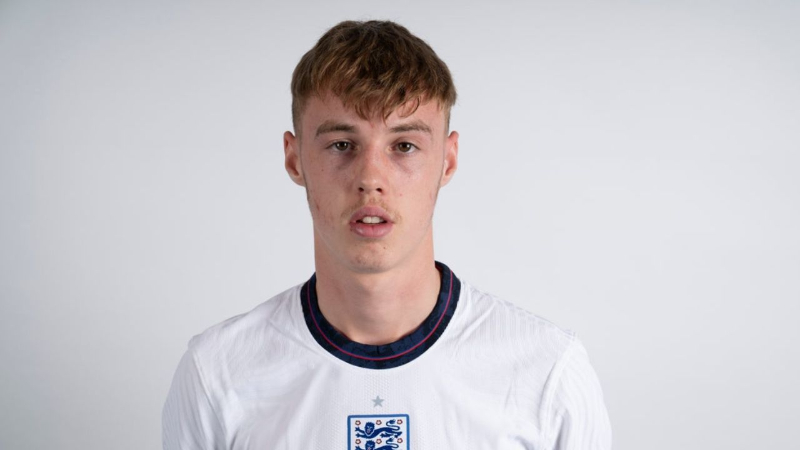
#> input picture dataset/Cole Palmer/Cole Palmer.jpg, 800 x 450 px
$ jupyter execute --allow-errors Face_recognition.ipynb   (shell and % lines are left out)
#> lines starting #> are read from the running program, lines starting #| are printed output that depends on the picture; after the words box and inside, x2 and y2 are one past the last pixel; in counts of white or black regions, pixels touching at a corner belong together
[cell 1]
import numpy as np
import cv2
import matplotlib
from matplotlib import pyplot as plt

[cell 2]
img = cv2.imread('./dataset/Cole Palmer/Cole Palmer.jpg')
#> img is the input picture: shape (450, 800, 3); mean B, G, R 203.7, 199.7, 203.3
img.shape
#> Out = (450, 800, 3)

[cell 3]
plt.imshow(img)
plt.show()

[cell 4]
gray = cv2.cvtColor(img, cv2.COLOR_BGR2GRAY)
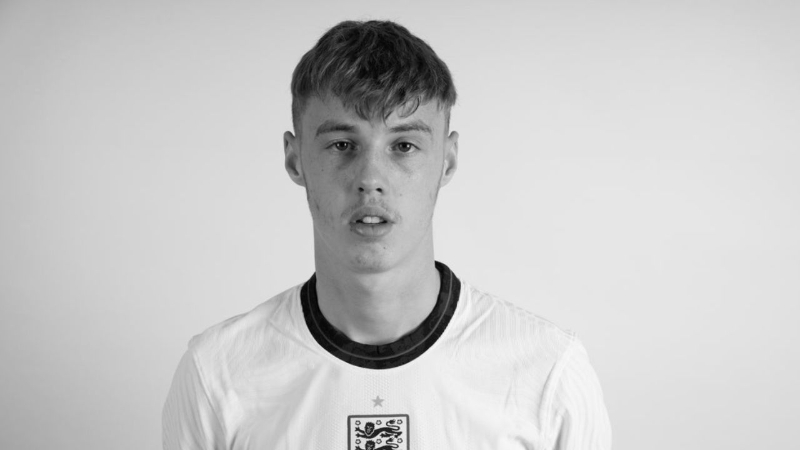
#> gray: shape (450, 800); min 2, max 249, mean 201.1
gray.shape
#> Out = (450, 800)

I changed it to two dimensional photo

[cell 5]
plt.imshow(gray, cmap="gray")
plt.show()

[cell 6]
face_cascade = cv2.CascadeClassifier('./opencv/haarcascades/haarcascade_frontalface_default.xml')
eye_cascade = cv2.CascadeClassifier('./opencv/haarcascades/haarcascade_eye.xml')

faces = face_cascade.detectMultiScale(gray)
#> faces = [[289, 83, 172, 172]]

[cell 7]
(x, y, w, h) = faces[0]
#> x = 289; y = 83; w = 172; h = 172

[cell 8]
face_img = cv2.rectangle(img, (x, y), (x+w, y+h), (255, 0, 0), 2)
plt.imshow(face_img)
plt.axis('off')
plt.show()

[cell 9]
faces = face_cascade.detectMultiScale(gray, 1.3, 5)
#> faces = [[279, 77, 189, 189]]
for (x,y,w,h) in faces:
    img = cv2.rectangle(img,(x,y),(x+w,y+h),(255,0,0),2)
    roi_gray = gray[y:y+h, x:x+w]
    roi_color = img[y:y+h, x:x+w]
    eyes = eye_cascade.detectMultiScale(roi_gray)
    for (ex,ey,ew,eh) in eyes:
        cv2.rectangle(roi_color,(ex,ey),(ex+ew,ey+eh),(0,255,0),2)
#> this loop made 1 pass
#> (x, y, w, h, eyes) on pass 1: (279, 77, 189, 189, [[102, 49, 43, 43], [38, 48, 47, 47], [63, 118, 53, 53]])
#> pass 1, `img = cv2.rectangle(img,(x,y),(x+w,y+h),(255,0,0),2)`:
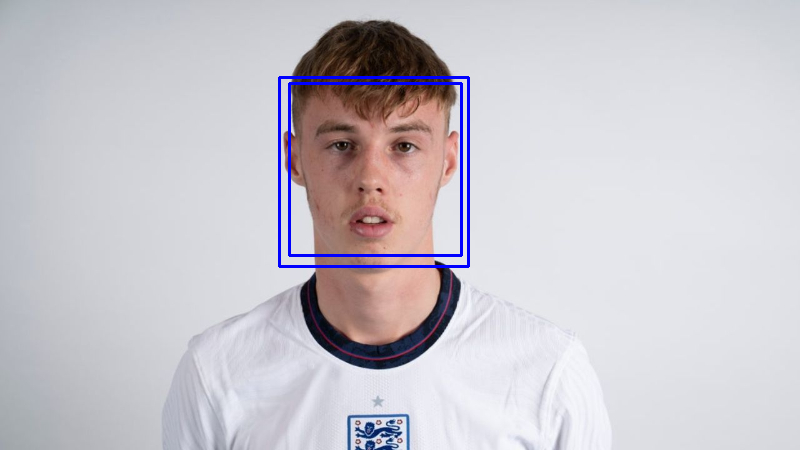
#> img: shape (450, 800, 3); mean B, G, R 204.9, 197.7, 201.2
#> pass 1, `roi_gray = gray[y:y+h, x:x+w]`:
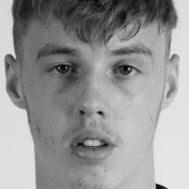
#> roi_gray: shape (189, 189); min 2, max 233, mean 149.2
#> after the loop:
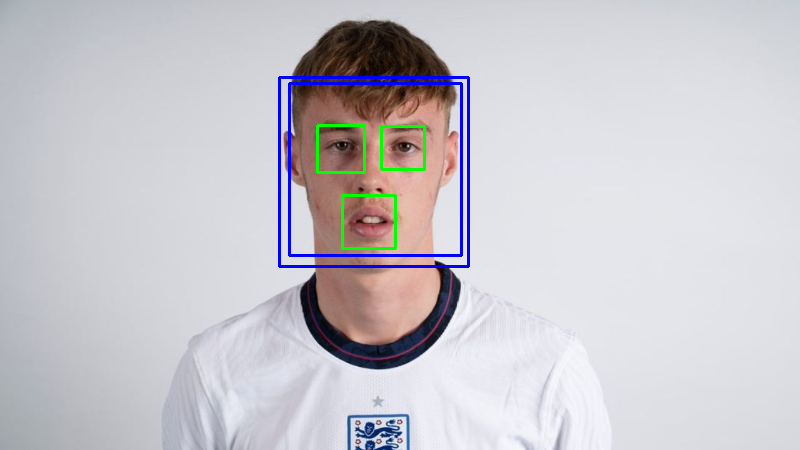
#> img: shape (450, 800, 3); 0.47% of pixels changed, all inside (x1, y1, x2, y2) = (316, 124, 426, 250)
#> after the loop:
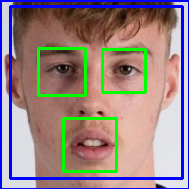
#> roi_color: shape (189, 189, 3); mean B, G, R 134.9, 131.8, 150.2

plt.imshow(img)
plt.show()

[cell 10]
def detect_faces_that_have_two_eyes(image_path):
#> called with image_path = './dataset/Cole Palmer/Cole Palmer.jpg'
    img = cv2.imread(image_path)
    gray = cv2.cvtColor(img, cv2.COLOR_BGR2GRAY)
    faces = face_cascade.detectMultiScale(gray, 1.3, 5)
#> faces = [[279, 77, 189, 189]]
    for (x,y,w,h) in faces:
        roi_gray = gray[y:y+h, x:x+w]
        roi_color = img[y:y+h, x:x+w]
        eyes = eye_cascade.detectMultiScale(roi_gray)
        if len(eyes) >= 2:
            return roi_color
#> this loop made 1 pass
#> pass 1, in detect_faces_that_have_two_eyes, `roi_color = img[y:y+h, x:x+w]`:
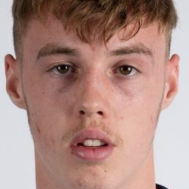
#> roi_color: shape (189, 189, 3); mean B, G, R 131.6, 140, 174.1

[cell 11]
original_img = cv2.imread('./dataset/Cole Palmer/Cole Palmer.jpg')
plt.imshow(original_img)

[cell 12]
cropped_img = detect_faces_that_have_two_eyes('./dataset/Cole Palmer/Cole Palmer.jpg')
plt.imshow(cropped_img)

[cell 13]
img_no_two_eyes = cv2.imread('./dataset/Cole Palmer/Cole.jpg')
#> (the rest of this cell did not finish here and is left out)

[cell 14]
import os

img_dirs = []
for entry in os.scandir('./dataset'):
    if entry.is_dir():
        img_dirs.append(entry.path)

img_dirs

[cell 15]
cropped_img_dirs = []
player_files_names ={}

for img_dir in img_dirs:
    count = 1
    player_name = (img_dir.split('/')[-1]).split('\\')[-1]
    print(player_name)
    player_files_names[player_name] = []

    for entry in os.scandir(img_dir):
        roi_color = detect_faces_that_have_two_eyes(entry.path)
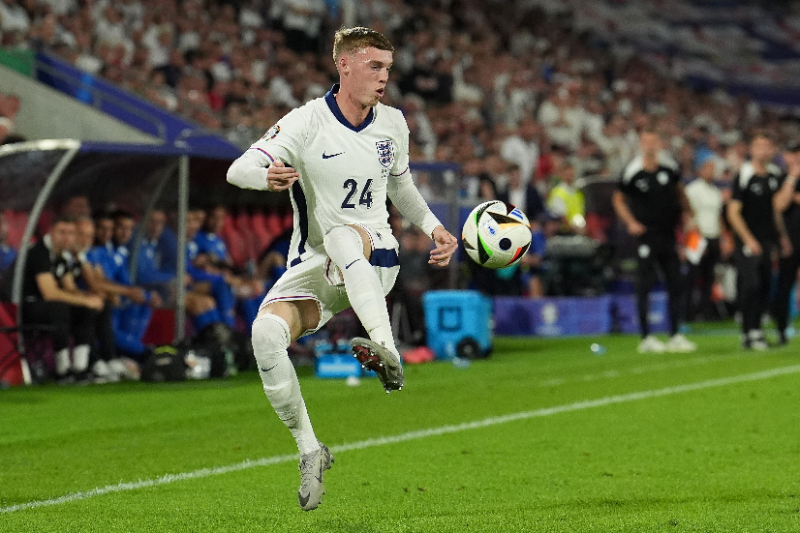
#> input picture dataset/Cole Palmer/071783e8-d9d1-4029-831d-6bf4dc52391a.jpg, 800 x 533 px
#> in detect_faces_that_have_two_eyes, img is the input picture: shape (533, 800, 3); mean B, G, R 61.9, 98.5, 88.2
#> in detect_faces_that_have_two_eyes (call 2), `gray = cv2.cvtColor(img, cv2.COLOR_BGR2GRAY)`:
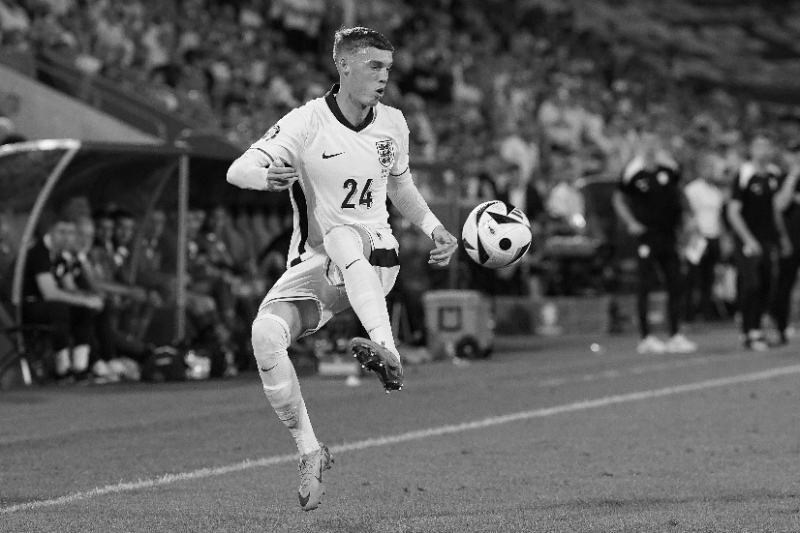
#> gray: shape (533, 800); min 0, max 255, mean 91.2
#> in detect_faces_that_have_two_eyes (call 2), `faces = face_cascade.detectMultiScale(gray, 1.3, 5)`: faces = ()
        if roi_color is not None:
            cropped_folder = "./cropped_dataset/" + player_name
            if not os.path.exists(cropped_folder):
                os.makedirs(cropped_folder)
                cropped_img_dirs.append(cropped_folder)
                print("Generating cropped images in folder: ",cropped_folder)

            cropped_file_name = player_name + str(count) + ".png"
            cropped_file_path = cropped_folder + "/" + cropped_file_name

            cv2.imwrite(cropped_file_path, roi_color)
            player_files_names[player_name].append(cropped_file_path)
            count += 1

[cell 16]
import numpy as np
import cv2
import pywt

def wavelet_transform(img, mode='haar', level=1):
#> called with mode = 'db1', level = 5
    imArray = img
    imArray = cv2.cvtColor(imArray, cv2.COLOR_BGR2GRAY)
    imArray = np.float32(imArray) / 255
    coeffs = pywt.wavedec2(imArray, mode, level=level)

    coeffs_H = list(coeffs)
    coeffs_H[0] = np.zeros(coeffs_H[0].shape)
    imArray_H = pywt.waverec2(coeffs_H, mode)
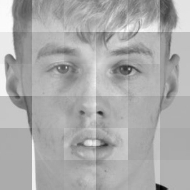
#> imArray_H: shape (190, 190) float64; min -0.815, max 0.398, mean -0.000497; drawn with min black and max white
    imArray_H = np.uint8(np.clip(imArray_H * 255))

    return imArray_H

#> (a cell that did not finish here is left out)

[cell 18]
class_dict = {}
count = 0
for player_name, files in player_files_names.items():
    class_dict[player_name] = count
    count += 1
class_dict

[cell 19]
X = []
y = []

#> (the rest of this cell did not finish here and is left out)

#> call 2 of wavelet_transform, with mode = 'db1', level = 5
#> in wavelet_transform (call 2), `imArray_H = pywt.waverec2(coeffs_H, mode)`:
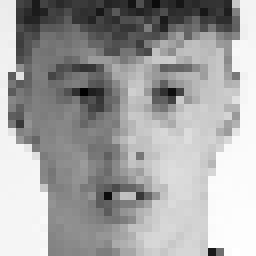
#> imArray_H: shape (32, 32) float64 (shown 8 times larger); min -0.562, max 0.317, mean 0; drawn with min black and max white
        img_har = cv2.resize(img_har, (32, 32))
        combined_img = np.vstack((img.reshape(32*32*3, 1), img_har.reshape(32*32, 1)))  # Convert to 3-channel image
        X.append(combined_img)
        y.append(class_dict[player_name])
